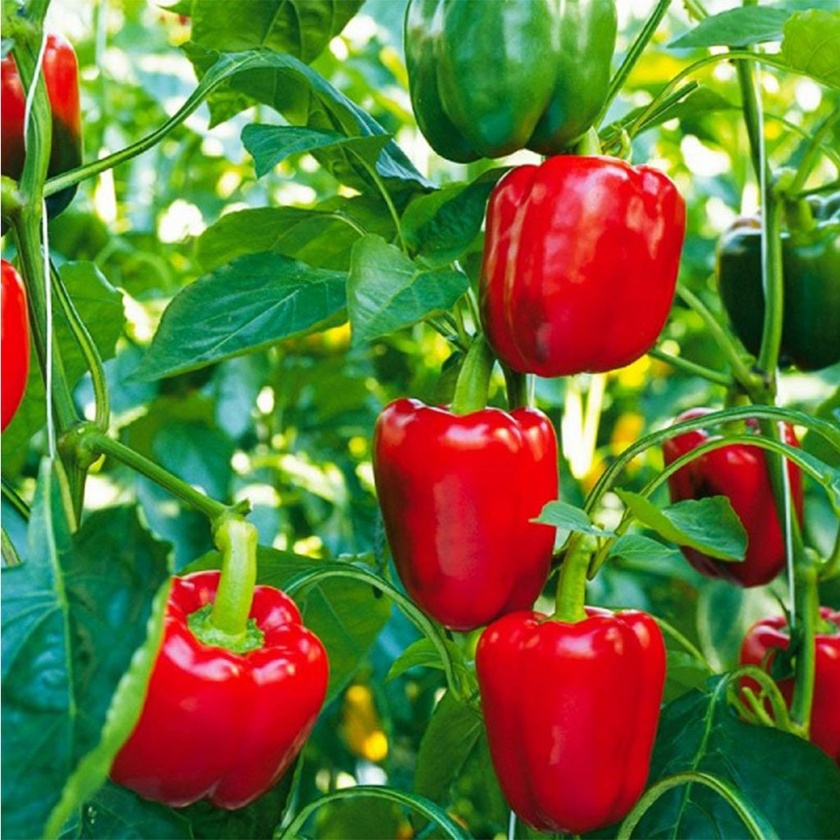
#> input picture Computer Vision/Udemy Jose Portilla/03-Video-Basics/8_pepber.jpg, 840 x 840 px, shrunk from 1024 x 1024 before the run, found by its file name
$ jupyter execute Ornek3.11.ipynb   (shell and % lines are left out)
#> lines starting #> are read from the running program, lines starting #| are printed output that depends on the picture
[cell 1]
import numpy as np
import cv2

import matplotlib.pyplot as plt

[cell 2]
# Örnek 3.11 - kernel tabanlı filtreleme

resim = cv2.imread('DATA/8_pepber.jpg',0)
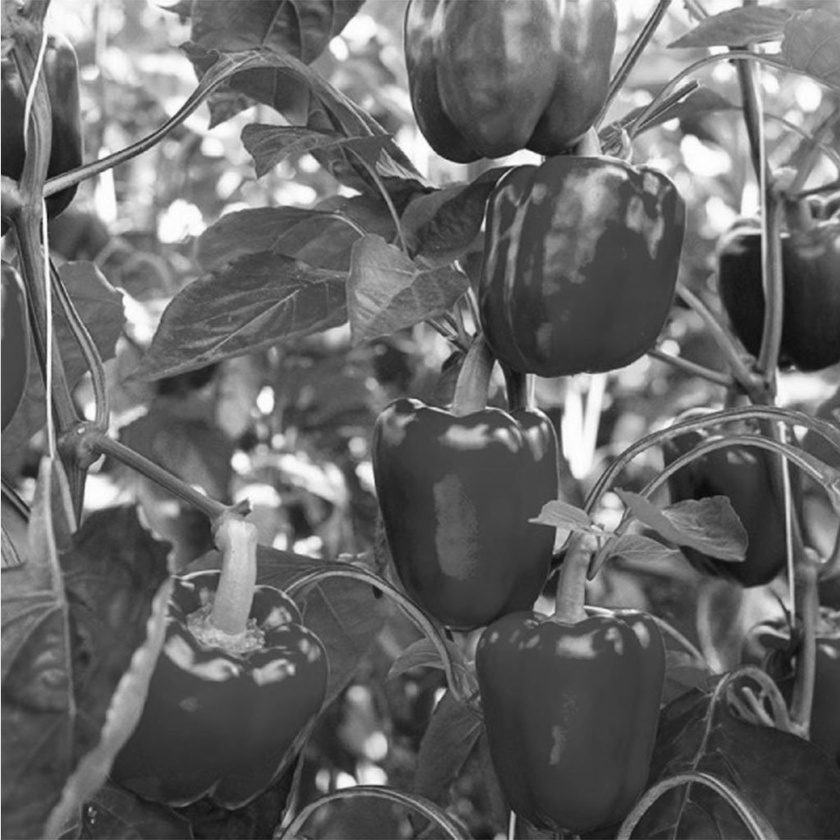
#> resim: shape (840, 840); min 9, max 255, mean 104.4
sonuc1 = resim.copy()
kernel = np.array([[0,-1,0],[-1,5,-1],[0,-1,0]])

for k in range(1,resim.shape[1]-2):
    for m in range(1,resim.shape[0]-2):
        sonuc1[k,m] = (resim[k - 1][m - 1] * kernel[0,0] +
                resim[k - 1][m] * kernel[0,1] +
                resim[k - 1][m + 1] * kernel[0,2] +
                resim[k][m - 1] * kernel[1,0] +
                resim[k][m] * kernel[1,1] +
                resim[k][m + 1] * kernel[1,2] +
                resim[k + 1][m - 1] * kernel[2,0] +
                resim[k + 1][m] * kernel[2,1] +
                resim[k + 1][m + 1] * kernel[2,2])
        if sonuc1[k,m] < 0:
            sonuc1[k,m] = 0
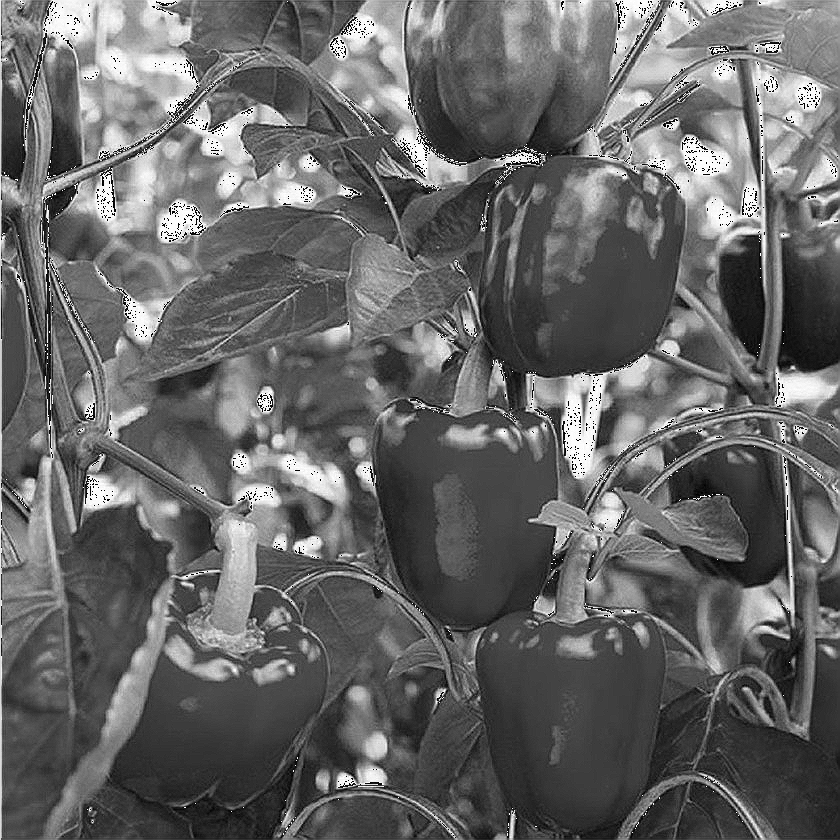
#> sonuc1: shape (840, 840); min 0, max 255, mean 102.5

sonuc2 = cv2.filter2D(resim,-1,kernel)

f, eksen = plt.subplots(1,3)
eksen[0].imshow(resim, cmap="gray")
eksen[1].imshow(sonuc1, cmap="gray")
eksen[2].imshow(sonuc2, cmap="gray")
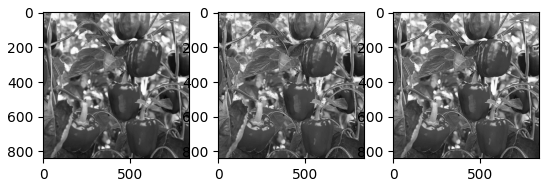
#> figure drawn by matplotlib, 3 panels

$ run again, with Computer Vision/Udemy Jose Portilla/03-Video-Basics/13_noised.jpg copied over Computer Vision/Udemy Jose Portilla/03-Video-Basics/8_pepber.jpg
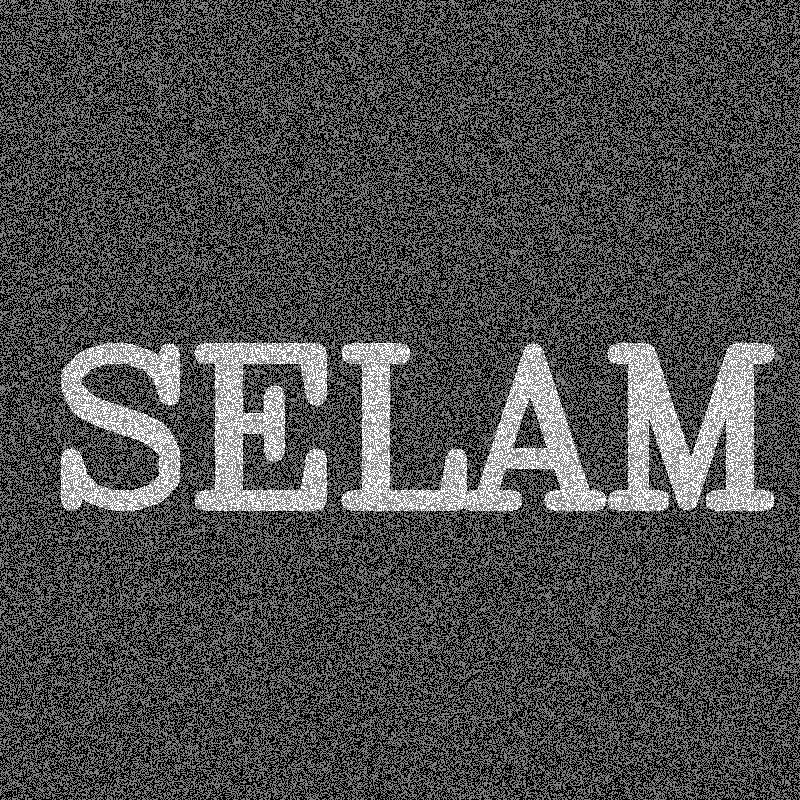
#> input picture Computer Vision/Udemy Jose Portilla/03-Video-Basics/13_noised.jpg, 800 x 800 px, found by its file name
#> resim is the input picture: shape (800, 800); min 0, max 255, mean 76.9
#> after the loop `for k in range(1,resim.shape[1]-2):`:
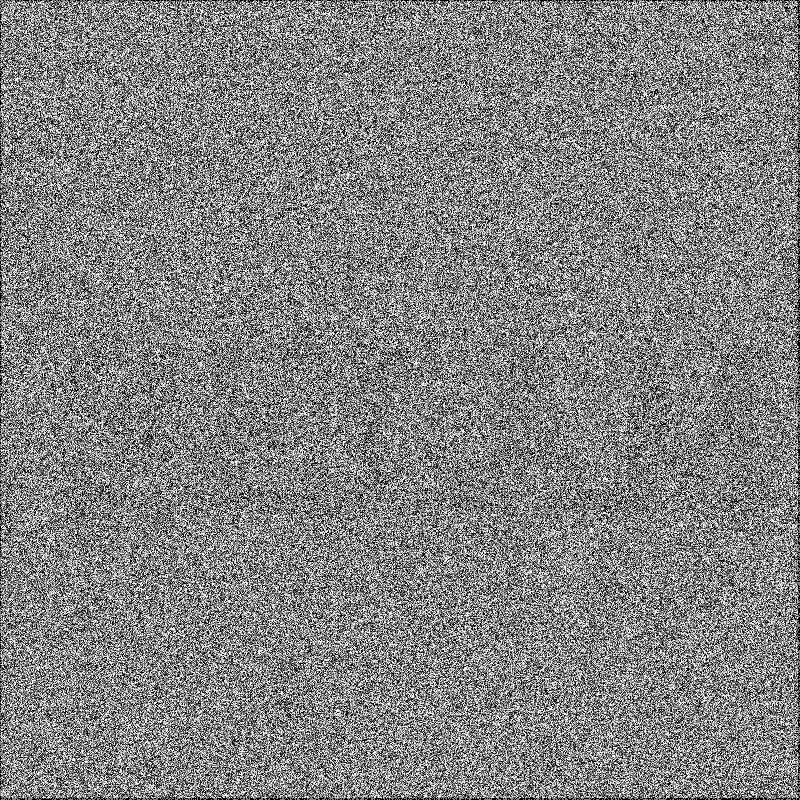
#> sonuc1: shape (800, 800); min 0, max 255, mean 130.9
#> `[cell 2] # Örnek 3.11 - kernel tabanlı filtreleme  resim = cv2.imread(..`:
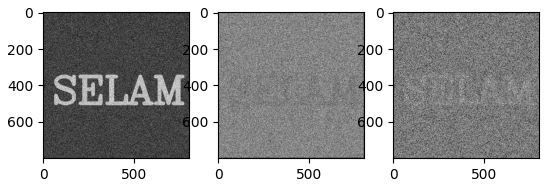
#> figure drawn by matplotlib, 3 panels
